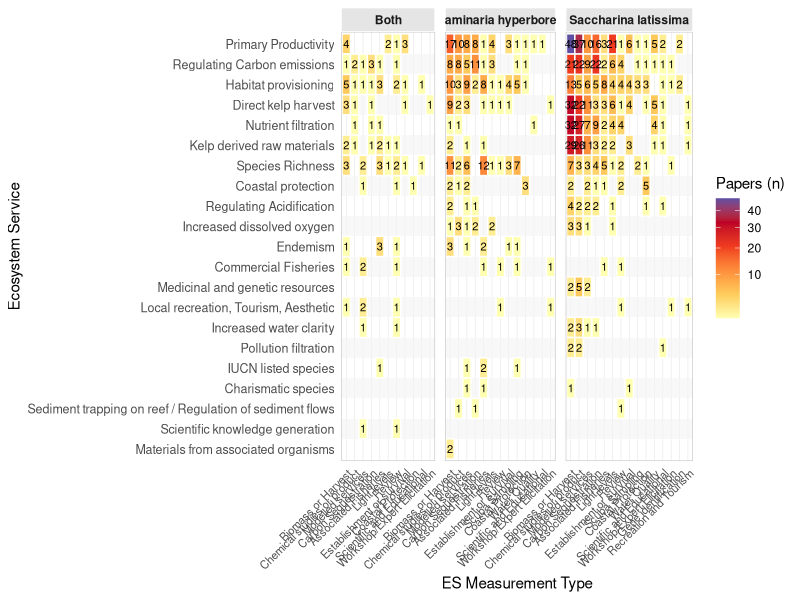
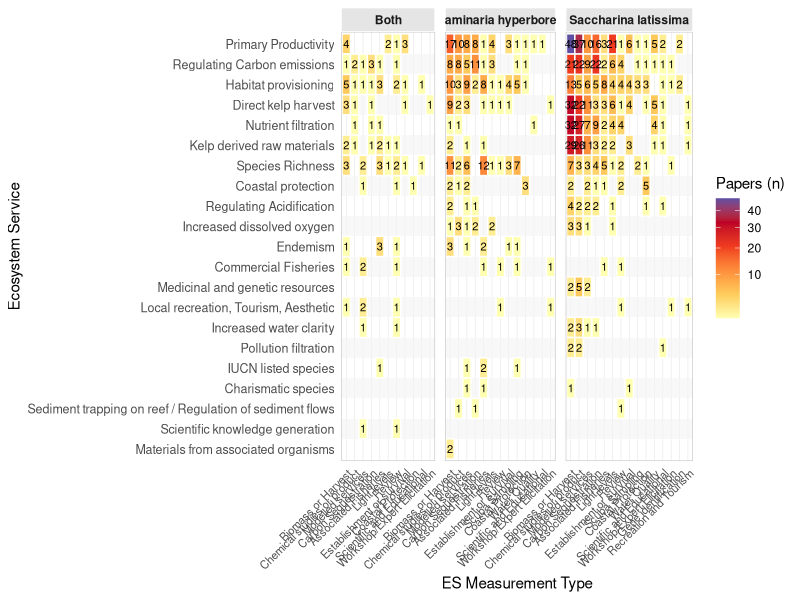
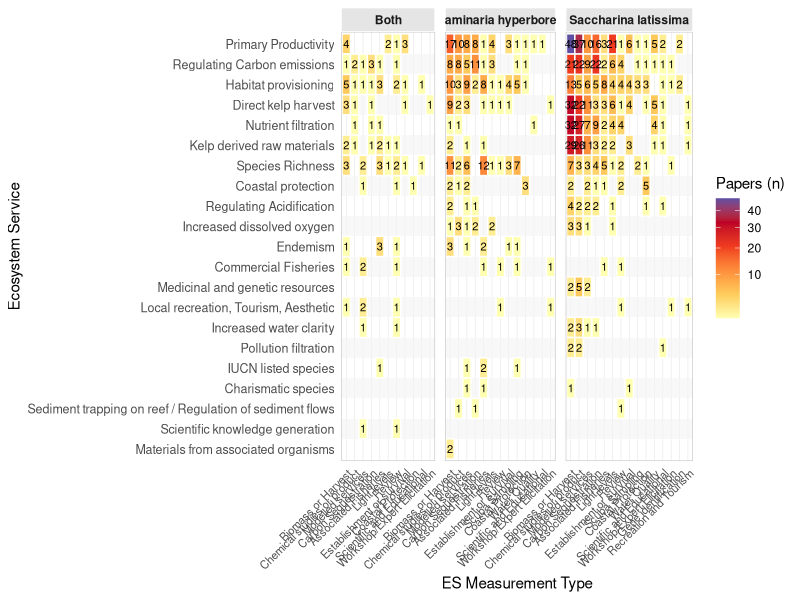

Write R code to recreate these figures, in order.
#  BHALL 07/05/2026 ES_vs_Measurement_Type_Heatmap.R
#
# PURPOSE:
#   Generate a species-stratified heatmap comparing Ecosystem Services (ES)
#   against ES Measurement Types.
#
# KEY FEATURES:
#   - Data reshaped from wide to long format
#   - Standardised measurement type categories (e.g., "Biomass or Harvest",
#     "Chemical studies or product", "Water Quality")
#   - Three-panel faceted plot (one per species group)
#   - Zebra shading for improved readability
#   - Heatmap tiles sized by sqrt(count) for visual emphasis on differences
#   - Color gradient from yellow (low) to purple (high)
#
# OUTPUTS:
#   - ES_vs_Measurement_Type_heatmap.png
#   - ES_vs_Measurement_Type_heatmap.pdf
#   - ES_vs_Measurement_Type_summary.csv
#
# USAGE:
#   Place Codebook_Kelp_Long.csv in working directory, then:
#   source("ES_vs_Measurement_Type_Heatmap.R")
#
# NOTES:
#   - Tile counts represent the number of distinct studies (Study_no)
#   - Empty cells indicate no studies for that ES-Measurement combination
#   - X-axis ordered by total measurement type frequency (descending)
#   - Y-axis ordered by total ES frequency (ascending)
# ============================================================================

library(tidyverse)
library(stringr)

# 1. Load Data
df <- read_csv("Codebook_Kelp_Long.csv")

# 2. Reshape and Clean
df_long <- df %>%
  pivot_longer(cols = starts_with("ES_Name"), values_to = "ES", names_to = "ES_col") %>%
  pivot_longer(cols = starts_with("ES_Measurement_type"), values_to = "Measurement_Type", names_to = "Measurement_col") %>%
  filter(!is.na(ES), !is.na(Measurement_Type), ES != "", Measurement_Type != "") %>%
  mutate(
    ES = str_trim(ES) %>% str_squish(),
    Measurement_Type = str_trim(Measurement_Type) %>% str_squish(),
    Species_Group = case_when(
      str_detect(`Kelp_species_mentioned`, regex("both", ignore_case = TRUE)) ~ "Both",
      str_detect(`Kelp_species_mentioned`, regex("saccharina|latissima|sac lat", ignore_case = TRUE)) ~ "Saccharina latissima",
      str_detect(`Kelp_species_mentioned`, regex("laminaria|hyperborea", ignore_case = TRUE)) ~ "Laminaria hyperborea",
      TRUE ~ "Other"
    )
  ) %>%
  filter(Species_Group != "Other")

# 3. Spelling Corrections & Consolidation
df_cleaned <- df_long %>%
  mutate(
    ES = case_when(
      str_detect(ES, "(?i)Primary Productivity") ~ "Primary Productivity",
      str_detect(ES, "(?i)Nutrient filtration") ~ "Nutrient filtration",
      TRUE ~ ES
    ),
    Measurement_Type = case_when(
      str_detect(Measurement_Type, "(?i)Biomass") ~ "Biomass or Harvest",
      str_detect(Measurement_Type, "(?i)Chemical") ~ "Chemical studies or product",
      str_detect(Measurement_Type, "(?i)Water Quality") ~ "Water Quality",
      str_detect(Measurement_Type, "(?i)Associated Fisheries") ~ "Associated Fisheries",
      str_detect(Measurement_Type, "(?i)Coastal Protection") ~ "Coastal Protection",
      str_detect(Measurement_Type, "(?i)Carbon") ~ "Carbon Sequestration",
      TRUE ~ Measurement_Type
    )
  )

# 4. Aggregate
plot_data <- df_cleaned %>%
  group_by(Species_Group, Measurement_Type, ES) %>%
  summarise(count = n_distinct(Study_no), .groups = 'drop')

# Order ES (Y-axis) and Measurement_Type (X-axis)
es_order <- plot_data %>%
  group_by(ES) %>%
  summarise(total = sum(count)) %>%
  arrange(total) %>%
  pull(ES)

measurement_order <- plot_data %>%
  group_by(Measurement_Type) %>%
  summarise(total = sum(count)) %>%
  arrange(desc(total)) %>%
  pull(Measurement_Type)

plot_data$ES <- factor(plot_data$ES, levels = es_order)
plot_data$Measurement_Type <- factor(plot_data$Measurement_Type, levels = measurement_order)

# Zebra Shading Data
shading_data <- tibble(ES = levels(plot_data$ES)) %>%
  mutate(y_idx = row_number()) %>%
  filter(y_idx %% 2 == 0) %>%
  mutate(ymin = y_idx - 0.5, ymax = y_idx + 0.5)

# 5. Final Plot
ggplot() +
  # 1. Background Zebra Stripes
  geom_rect(data = shading_data, aes(xmin = -Inf, xmax = Inf, ymin = ymin, ymax = ymax),
            fill = "grey96", alpha = 0.7, inherit.aes = FALSE) +
  # 2. Heatmap Tiles
  geom_tile(data = plot_data, aes(x = Measurement_Type, y = ES, fill = count), color = "white", size = 0.5) +
  # 3. Numeric labels
  geom_text(data = plot_data, aes(x = Measurement_Type, y = ES, label = count), size = 2.8) +
  # 4. Color Scale
  scale_fill_gradientn(colours = c("#FFFFB2", "#FECC5C", "#FD8D3C", "#F03B20", "#BD0026", "#5E4FA2"),
                       name = "Papers (n)", trans = "sqrt") +
  # 5. Facet by Species
  facet_grid(. ~ Species_Group, scales = "free_x", space = "free_x") +
  theme_minimal() +
  labs(x = "ES Measurement Type",
       y = "Ecosystem Service") +
  theme(
    axis.text.x = element_text(angle = 45, hjust = 1, size = 8),
    axis.text.y = element_text(size = 9),
    strip.background = element_rect(fill = "grey90", color = "white"),
    strip.text = element_text(face = "bold"),
    panel.grid.major.x = element_line(color = "grey90", size = 0.2),
    panel.grid.major.y = element_blank(),
    panel.grid.minor = element_blank(),
    panel.spacing = unit(0.5, "lines"),
    panel.border = element_rect(color = "grey80", fill = NA, size = 0.5)
  )

# Optional: Save the plot
ggsave("ES_vs_Measurement_Type_heatmap.png", width = 14, height = 10, dpi = 300)
ggsave("ES_vs_Measurement_Type_heatmap.pdf", width = 14, height = 10)

cat("Plot saved as ES_vs_Measurement_Type_heatmap.png and .pdf\n")

# Create a summary table version
summary_table <- df_cleaned %>%
  group_by(ES, Measurement_Type) %>%
  summarise(
    n_studies = n_distinct(Study_no),
    .groups = "drop"
  ) %>%
  pivot_wider(names_from = Measurement_Type, values_from = n_studies, values_fill = 0) %>%
  arrange(ES)

write_csv(summary_table, "ES_vs_Measurement_Type_summary.csv")
